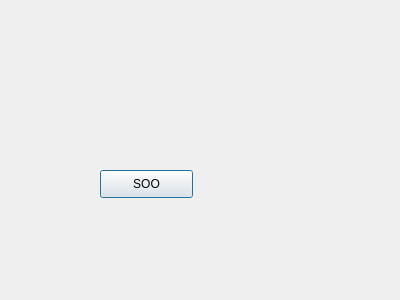
<?xml version="1.0" encoding="UTF-8"?>
<ui version="4.0">
 <class>Dialog</class>
 <widget class="QDialog" name="Dialog">
  <property name="geometry">
   <rect>
    <x>0</x>
    <y>0</y>
    <width>400</width>
    <height>300</height>
   </rect>
  </property>
  <property name="windowTitle">
   <string>Dialog</string>
  </property>
  <widget class="QPushButton" name="pushButton">
   <property name="geometry">
    <rect>
     <x>100</x>
     <y>170</y>
     <width>93</width>
     <height>28</height>
    </rect>
   </property>
   <property name="text">
    <string>SOO</string>
   </property>
  </widget>
 </widget>
 <resources/>
 <connections/>
</ui>
